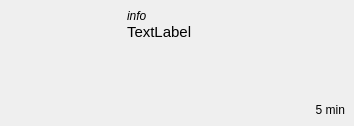
<?xml version="1.0" encoding="UTF-8"?>
<ui version="4.0">
 <class>ChatBubles</class>
 <widget class="QWidget" name="ChatBubles">
  <property name="geometry">
   <rect>
    <x>0</x>
    <y>0</y>
    <width>354</width>
    <height>126</height>
   </rect>
  </property>
  <property name="windowTitle">
   <string>Form</string>
  </property>
  <layout class="QHBoxLayout" name="horizontalLayout" stretch="1,2">
   <property name="spacing">
    <number>4</number>
   </property>
   <property name="leftMargin">
    <number>0</number>
   </property>
   <property name="topMargin">
    <number>0</number>
   </property>
   <property name="rightMargin">
    <number>0</number>
   </property>
   <property name="bottomMargin">
    <number>0</number>
   </property>
   <item>
    <spacer name="horizontalSpacer">
     <property name="orientation">
      <enum>Qt::Orientation::Horizontal</enum>
     </property>
     <property name="sizeHint" stdset="0">
      <size>
       <width>40</width>
       <height>20</height>
      </size>
     </property>
    </spacer>
   </item>
   <item>
    <widget class="QFrame" name="verticalFrame">
     <property name="styleSheet">
      <string notr="true">#verticalFrame  {
	border-top-left-radius:10px;
	border-bottom-left-radius:10px;
	border-bottom-right-radius:10px;
	background-color:rgb(30,30,30);
}
#verticalFrame &gt; #infoLabel {color:rgb(182, 182, 182)}
#verticalFrame &gt; #messageLabel {color:rgb(240, 240, 240)}
#verticalFrame &gt; #timeLabel {color:rgb(190, 190, 190)}</string>
     </property>
     <layout class="QVBoxLayout" name="verticalLayout" stretch="0,1,0">
      <property name="spacing">
       <number>0</number>
      </property>
      <item>
       <widget class="QLabel" name="infoLabel">
        <property name="font">
         <font>
          <italic>true</italic>
         </font>
        </property>
        <property name="text">
         <string>info</string>
        </property>
       </widget>
      </item>
      <item>
       <widget class="QLabel" name="messageLabel">
        <property name="font">
         <font>
          <pointsize>11</pointsize>
         </font>
        </property>
        <property name="text">
         <string>TextLabel</string>
        </property>
        <property name="alignment">
         <set>Qt::AlignmentFlag::AlignLeading|Qt::AlignmentFlag::AlignLeft|Qt::AlignmentFlag::AlignTop</set>
        </property>
        <property name="wordWrap">
         <bool>true</bool>
        </property>
       </widget>
      </item>
      <item>
       <widget class="QLabel" name="timeLabel">
        <property name="font">
         <font>
          <pointsize>9</pointsize>
         </font>
        </property>
        <property name="text">
         <string>5 min</string>
        </property>
        <property name="alignment">
         <set>Qt::AlignmentFlag::AlignRight|Qt::AlignmentFlag::AlignTrailing|Qt::AlignmentFlag::AlignVCenter</set>
        </property>
       </widget>
      </item>
     </layout>
    </widget>
   </item>
  </layout>
 </widget>
 <resources/>
 <connections/>
</ui>
